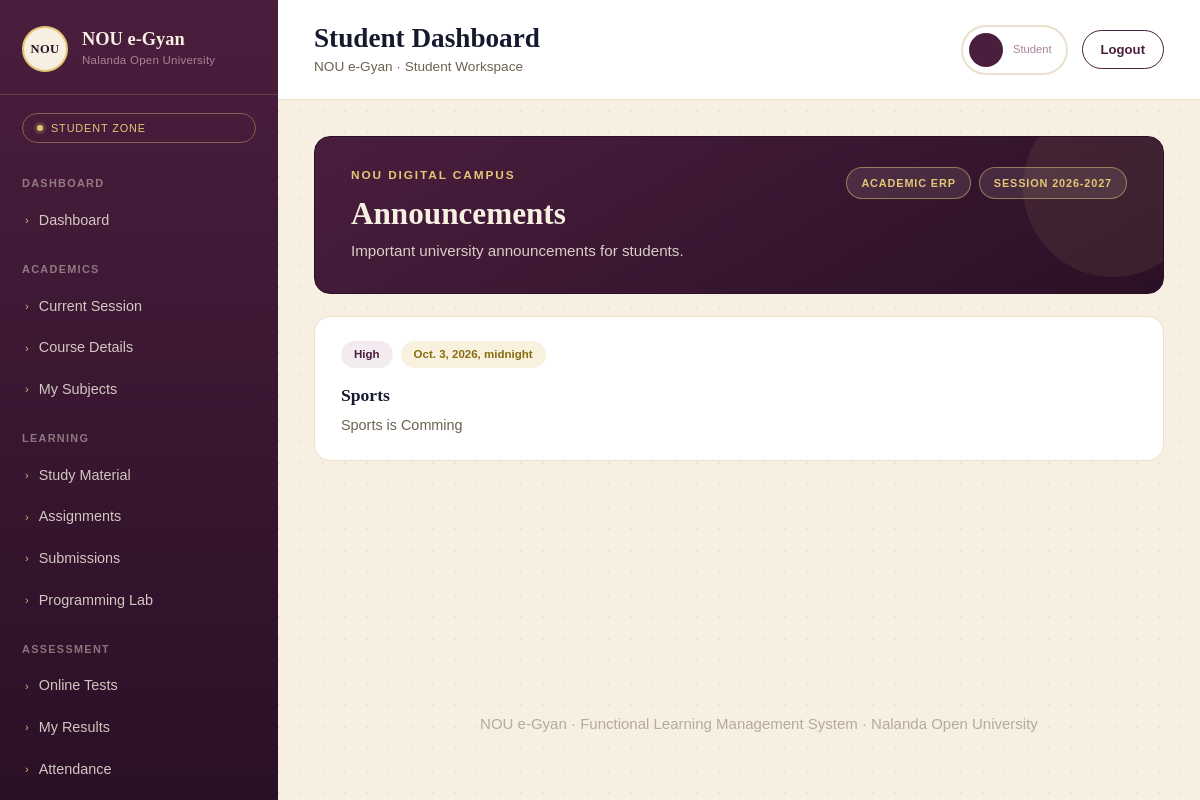
Page /studentdash/announcements (signed in) on the committed database.
### myapp/models.py (models this page shows)
class Announcements(models.Model):
    title=models.CharField(max_length=50)
    audience=models.CharField(max_length=20)
    priority=models.CharField(max_length=20)
    publish_date=models.DateTimeField()
    expiry_date=models.DateTimeField()
    message=models.CharField(max_length=200)

### myapp/views.py (the view)
# urls.py: path('studentdash/announcements',views.s_announcements,name='s_announcements'),
@cache_control(no_cache=True,must_revalidate=True,no_store=True)
@login_required
def s_announcements(request):
    data=Announcements.objects.filter(audience__in=["all","student"]).order_by("-publish_date")
    return render(request,'student/announcement.html',{"data":data})

### myapp/templates/student/announcement.html (shortened to what this page needs)
{% extends "student/base.html" %}
{% block content %}
<div class="content-wrap">
  <div class="page-hero">
    <div class="hero-top">
      <div>
        <div class="hero-eyebrow">NOU DIGITAL CAMPUS</div>
        <h1>Announcements</h1>
        <div class="sub">Important university announcements for students.</div>
      </div>
      <div class="hero-badges">
        <div class="hero-badge">ACADEMIC ERP</div>
        <div class="hero-badge">SESSION 2026-2027</div>
      </div>
    </div>
  </div>
  {% for i in data %}
  <div class="notice-card">
    <div class="notice-tags">
      <span class="notice-tag">{{i.priority}}</span>
      <span class="notice-tag date">{{i.publish_date}}</span>
    </div>
    <div class="notice-title">{{i.title}}</div>
    <div class="notice-body">{{i.message}}</div>
  </div>
  {% endfor %}
</div>
{% endblock content %}

### myapp/static/css/student.css (style rules this page uses)
:root { --ink: #171A2E; --ink-soft: #262B48; --brick: #4A1E3D; --brick-deep: #2A1026; --parchment: #F6EFE2; --parchment-2:#EBE0CC; --brass: #C9A227; --brass-soft: #E3C777; --teal-accent:#8A5C7A; --sage: #A9829A; --ink-text: #2A2418; --font-display: 'Cinzel', serif; --font-body: 'Work Sans', sans-serif; --sidebar-w: 278px; padding-top: env(safe-area-inset-top, 0px); padding-bottom: env(safe-area-inset-bottom, 0px); }
* { box-sizing: border-box; }
html,body { height:100%; }
body { margin:0; font-family: var(--font-body); background: var(--parchment); color: var(--ink-text); -webkit-font-smoothing: antialiased; }

### myapp/templates/student/announcement.html (style rules this page uses)
:root { --ink: #171A2E; --brick: #4A1E3D; --brick-deep: #2A1026; --parchment: #F6EFE2; --parchment-2:#EBE0CC; --brass: #C9A227; --brass-soft: #E3C777; --sage: #A9829A; --ink-text: #2A2418; --font-display: 'Cinzel', serif; --font-body: 'Work Sans', sans-serif; }
* { box-sizing: border-box; }
body { margin:0; font-family: var(--font-body); background: var(--parchment); color: var(--ink-text); }
.content-wrap { padding: clamp(20px, 3vw, 44px); }
.page-hero { background: linear-gradient(150deg, var(--brick) 0%, var(--brick-deep) 100%); color: var(--parchment); border-radius: 16px; padding: 30px clamp(22px, 3vw, 40px); position: relative; overflow: hidden; margin-bottom: 22px; border: 1px solid var(--brick-deep); }
.page-hero::after { content:""; position:absolute; right:-40px; top:-40px; width:180px; height:180px; border-radius:50%; background: rgba(227,199,119,0.08); }
.hero-top { display:flex; align-items:flex-start; justify-content:space-between; gap: 16px; flex-wrap: wrap; position:relative; z-index:1; }
.hero-eyebrow { font-size:0.74rem; letter-spacing:0.16em; color: var(--brass-soft); margin-bottom:10px; font-weight:600; }
.page-hero h1 { font-family: var(--font-display); font-weight:700; font-size: clamp(1.5rem, 2.6vw, 2.05rem); margin: 0 0 8px; }
.page-hero .sub { font-size:0.95rem; color: rgba(246,239,226,0.85); max-width: 52ch; }
.hero-badges { display:flex; gap:8px; flex-wrap:wrap; }
.hero-badge { background: rgba(246,239,226,0.1); border:1px solid rgba(227,199,119,0.5); color: var(--brass-soft); font-size:0.68rem; letter-spacing:0.08em; padding: 7px 14px; border-radius:999px; white-space:nowrap; font-weight:600; }
.notice-card { background:#fff; border:1px solid var(--parchment-2); border-radius:16px; padding: 24px 26px; margin-bottom: 16px; }
.notice-tags { display:flex; gap:8px; margin-bottom: 14px; flex-wrap:wrap; }
.notice-tag { font-size:0.72rem; font-weight:700; padding: 5px 13px; border-radius:999px; background: rgba(169,130,154,0.15); color: var(--brick); }
.notice-tag.date { background: rgba(201,162,39,0.15); color:#8A6B10; }
.notice-title { font-family: var(--font-display); font-weight:700; font-size:1.1rem; color: var(--ink); margin-bottom:6px; }
.notice-body { font-size:0.9rem; color:#6B6250; }

### rows in the picture
Announcements: priority "High", publish_date "Oct. 3, 2026, midnight", title "Sports", message "Sports is Comming"
